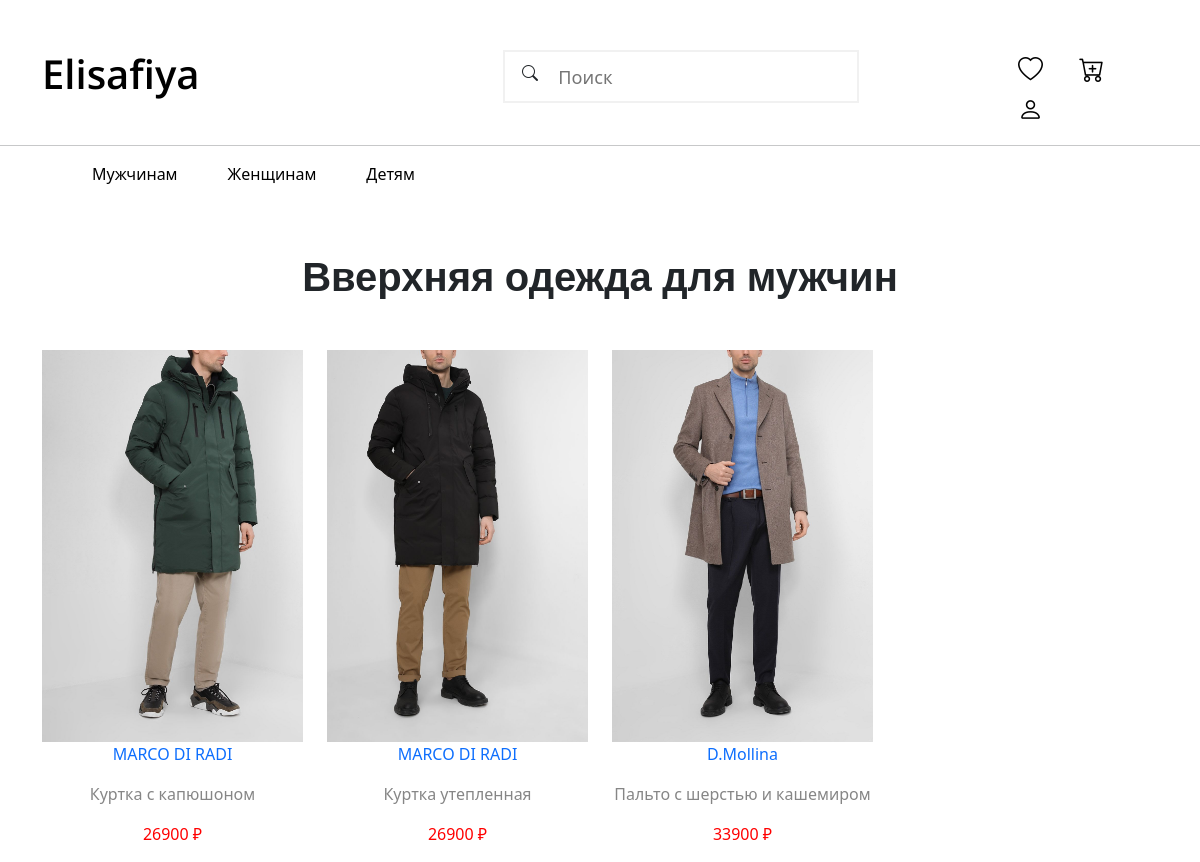
The app's page /top_man/ with its own data.
### main_ham/models.py (models this page shows, shortened)
class For_man(models.Model):
    SUM = 'ЛЕТО'
    WIN = 'ЗИМА'
    AUT = 'ОСЕНЬ'
    SPR= 'ВЕСНА'
    SEASON = [
        (SUM,'ЛЕТО'),
        (WIN,'ЗИМА'),
        (AUT,'ОСЕНЬ'),
        (SPR,'ВЕСНА'),
    ]
    SIZE = [
        ('XXS','XSS'),
        ('S','S'),
        ('M','M'),
        ('L','L'),
        ('XL','XL'),
        ('XXL','XXL'),
        ('XXXL','XXXL'),
    ]
    name_tovar = models.CharField('Имя товара', max_length=100)
    about_the_tovar = models.CharField('О товаре ',max_length=3000)
    price = models.IntegerField('Цена',null=True)
    image_tovar = models.ImageField(upload_to='%Y/%m/%d',null=True)
    size = models.CharField('Размер',choices=SIZE, max_length=4,null=True,blank=True)
    color = models.CharField('Цвет ', null=True,max_length=100,blank=True)
    articul_tovar = models.CharField('Артикул', max_length=20)
    sostav_tovar = models.CharField('Состав', max_length=100)
    season = models.CharField('Сезон',choices=SEASON,max_length=5,default=SUM)
    country = models.CharField('Страна',max_length=20)
    double_table = models.ForeignKey('Category',on_delete=models.CASCADE,null=True)
    class Meta():
        verbose_name = 'Мужчина'
        verbose_name_plural = 'Мужчины'

### main_ham/views.py (the view)
# urls.py: path('top_man/',views.top_man,name = 'top_man'),
def top_man(request):
    return render(request,'main_ham/clothes_man/top_man.html', {'man':For_man.objects.all()})

### main_ham/templates/main_ham/clothes_man/top_man.html
{% extends 'main_ham/index.html' %}
{% block tovars %}
<section class="tovars">
           <h1>Вверхняя одежда для мужчин</h1>
           <div class="container">
               <div class="row">
                   {% for i in man %}
                   {% if i.double_table.category in 'ВВЕРХ' and i.double_table.persons == 'МУЖ' %}
                   <div class="col-xl-3 col-lg-4 col-md-6 col-sm-12">
                       <div class="main">
                        <a href="{% url 'clothes' i.id %}">
                           <img src="http://127.0.0.1:8000/media/{{i.image_tovar}}" alt="">
                           <p>{{i.name_tovar}}</p>
                           <p class="about_tovar">{{i.about_the_tovar}}</p>
                           <p class="price_tovar">{{i.price}} </p>
                        </a>
                       </div>
                   </div>
                   {% endif %}
                   {% endfor %}
               </div>
           </div>
       </section>
{% endblock %}

### main_ham/static/main_ham/css/style.css (style rules this page uses)
body { font-family: 'Roboto', sans-serif; }
.main { margin: 0 auto; }
.tovars .main a { text-decoration: none; }
.tovars { margin-top:50px; }
.tovars h1 { text-align:center; margin-bottom:50px; font-family: 'Open Sans', sans-serif; font-weight: 700; }
.tovars .main { text-align:center; }
.tovars .about_tovar { color: #868686; }
.tovars .price_tovar { color:red; }
.tovars .price_tovar:after { content: "\20BD"; }
.tovars img { object-fit: contain; width: 100%; max-width: 100%; max-height: 100%; vertical-align: middle; margin: 0 auto; outline: none; }
.tovars img { width: 100%; }
.tovars .main { max-width: 270px; cursor: pointer; }

### records on screen
For_man: image_tovar (picture), name_tovar "MARCO DI RADI", about_the_tovar "Куртка с капюшоном", price "26900"
For_man: image_tovar (picture), name_tovar "MARCO DI RADI", about_the_tovar "Куртка утепленная", price "26900"
For_man: image_tovar (picture), name_tovar "D.Mollina", about_the_tovar "Пальто с шерстью и кашемиром", price "33900"
